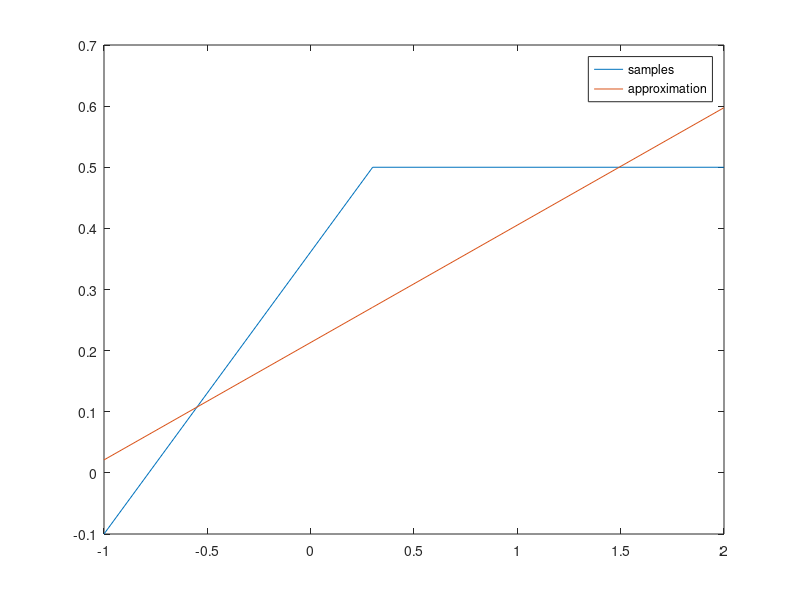
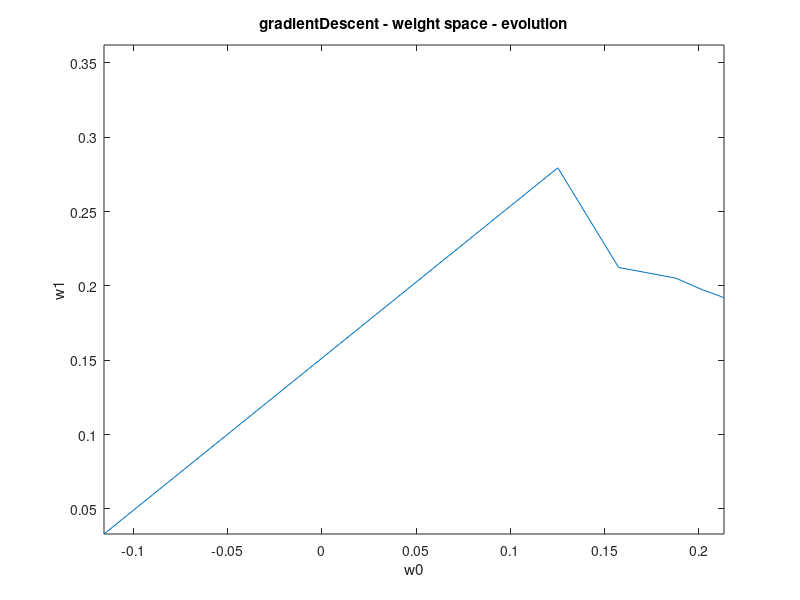
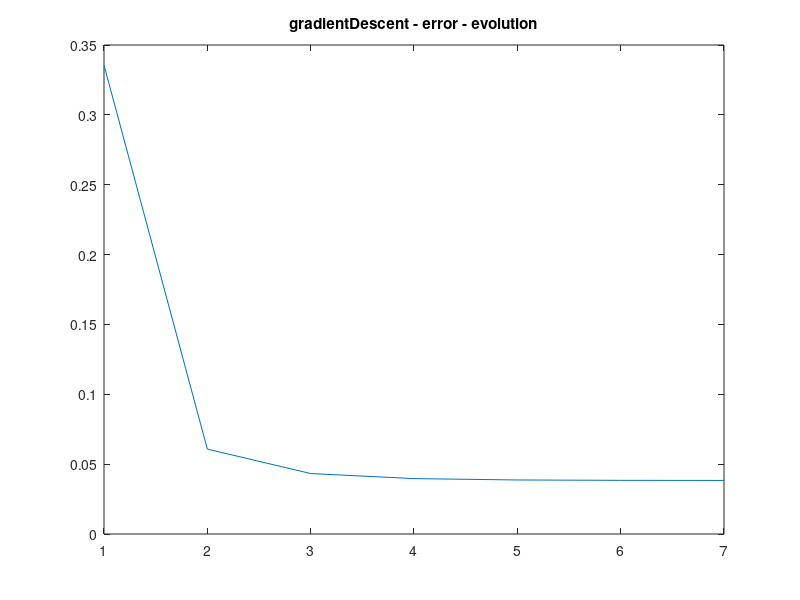
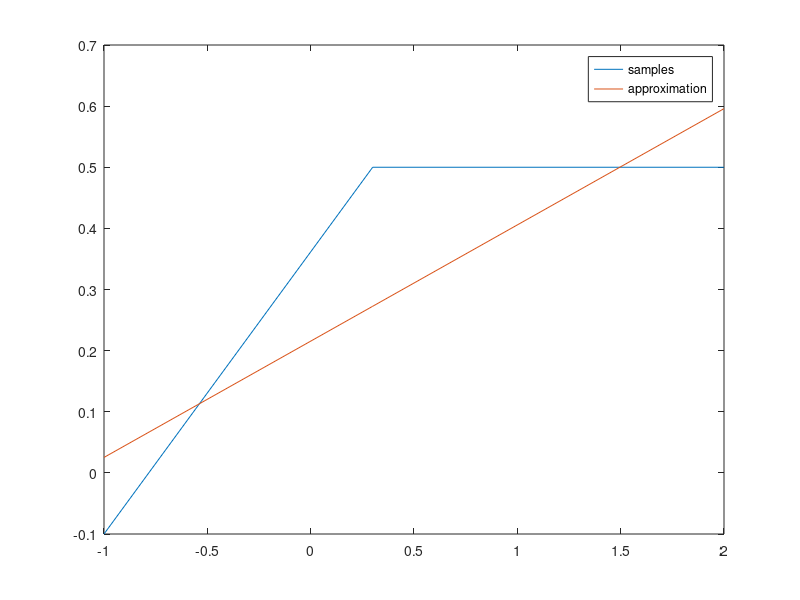

Source code (MATLAB) for these figures, in order:
#! /usr/bin/octave -qf

#
# Here we are comparing 3 different learning algorithms,
# demonstrated on a simple perceptron.
# i)   gradient decsent
# ii)  line-search
# iii) conjugate gradient descent
#


# X' = transposed(X)


# Weight vector: w[0=>threshold, 1=>input-weight]
global wInit = 0.5;
global w = [0.0; 0.0]

# Output vector: t[trainingSampleId]
global t = [-0.1, 0.5, 0.5]

# Input matrix: X[trainingSampleId][0=>bias, 1=>input]
global input = [-1.0, 0.3, 2.0]
global X = [1.0, 1.0, 1.0; input]


global ErrorStop = 0.1;

# the training error
function _Error = Error()
	global X
	global w
	global t
	_Error = 0.5 * sumsq(w' * X - t);
endfunction

# H = 2XX'
function _H = H()
	global X
	_H = 2 * X * X';
endfunction

# Returns the gradient for the current error
function _gradient = gradient()
	global w
	global X
	global t
	b = -2 * X * t';
	_gradient = H() * w + b;
endfunction

#################################

global w0
global w1
global e

function learn_init()
	global wInit;
	global w;
	global w0;
	global w1;
	global e;

	w(1) = unifrnd(-wInit, wInit);
	w(2) = unifrnd(-wInit, wInit);

	# save w0/1 for plotting
	w0 = [w(1)];
	w1 = [w(2)];

	e  = [Error()];
endfunction

# 5.1.a Gradient Descent
function learn_gradientDescent()
	global w;
	global w0;
	global w1;
	global e;

	iterations = 6;
	rate = 0.1;
	for i = 1:iterations
		g = gradient();
		w = w - rate * g;
		w0(end+1) = w(1);
		w1(end+1) = w(2);
		e(end+1)  = Error();
	endfor
endfunction

# 5.1.b Line search
function learn_lineSearch()
	global w;
	global w0;
	global w1;
	global e;

	iterations = 6;
	for i = 1:iterations
		g = gradient();
		alpha = - (g' * g) / (g' * H() * g);
		w = w + alpha * g;
		w0(end+1) = w(1);
		w1(end+1) = w(2);
		e(end+1)  = Error();
	endfor
endfunction

# 5.1.c Conjugate Gradient
function learn_conjugateGradient()
	global w;
	global w0;
	global w1;
	global e;
	global ErrorStop;

	gold = gradient();
	w = -gold;
	d = -gold;
	iterations = 6;
	for i = 1:iterations
		alpha = -(d' * gold) / (d' * H() * d);
		w = w + alpha * d;
		gnew = gradient();
		if (1 == 0)
			break;
		endif
		beta = -(gnew' * gnew) / (gold' * gold);
		d = gnew + beta * d;
		gold = gnew;

		w0(end+1) = w(1);
		w1(end+1) = w(2);
		e(end+1)  = Error();
		if (e(end) < ErrorStop)
			break;
		endif
	endfor
endfunction


function plotLearningResults(methodName)
	global input;
	global X;
	global t;
	global w;
	global w0;
	global w1;
	global e;

	# Plot the samples vs the approximation
	output = t
	approxOutput = w' * X
	title(strcat(methodName, " - target space - samples and approximation"))
	plot(input, [output; approxOutput])
	legend(["samples"; "approximation"]);
	print(strcat(methodName, "_approximation.png"), "-dpng")

	# Plot the weights evolution over the iteration steps
	plot(w0, w1)
	title(strcat(methodName, " - weight space - evolution"))
	xlabel("w0");
	ylabel("w1");
	w0Min = min(w0)
	w0Max = max(w0)
	w0Scale = w0Max - w0Min
	w1Min = min(w1)
	w1Max = max(w1)
	w1Scale = w1Max - w1Min
	wScaleMax = max([w0Scale, w1Scale])
	w0Max = w0Min + wScaleMax
	w1Max = w1Min + wScaleMax
	axis([w0Min w0Max w1Min w1Max])
	print(strcat(methodName, "_weightsEvolution.png"), "-dpng")

	# Plot the error evolution over the iteration steps
	plot(e)
	title(strcat(methodName, " - error - evolution"))
	print(strcat(methodName, "_errorsEvolution.png"), "-dpng")
endfunction


learn_init()
learn_gradientDescent()
plotLearningResults("gradientDescent")

learn_init()
learn_lineSearch()
plotLearningResults("lineSearch")

learn_init()
learn_conjugateGradient()
plotLearningResults("conjugateGradient")
